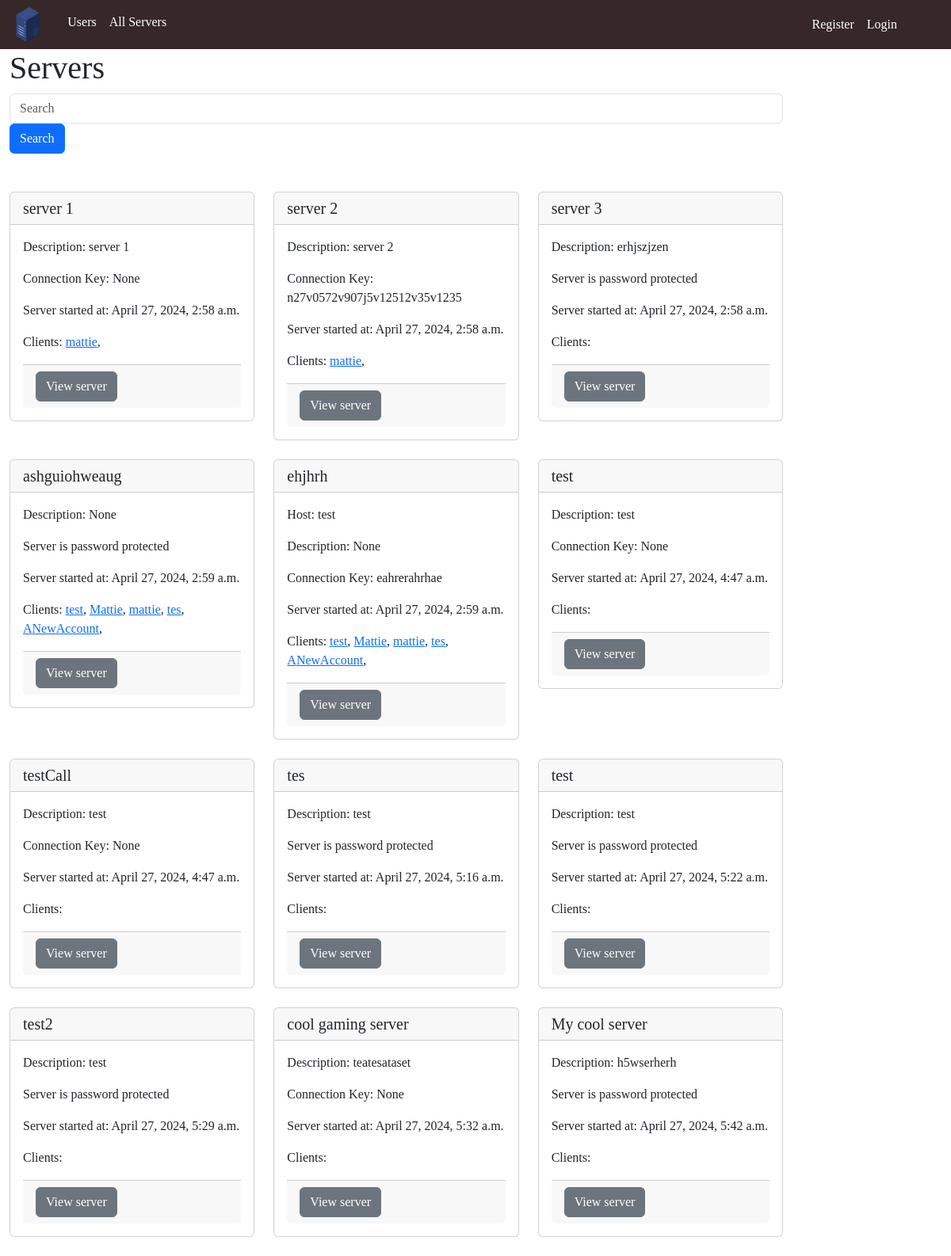
The page / on the database its author committed.
### server_listings_app/models.py (models this page shows, shortened)
class Server(models.Model):
    title = models.CharField(max_length=200)
    description = models.CharField(max_length=200, null=True, blank=True)
    connectionKey = models.CharField(max_length=48, null=True, blank=True)
    dateStarted = models.DateTimeField(auto_now=True, null=True, blank=True)
    dateEnded = models.DateTimeField(auto_now=False, null=True, blank=True)
    password = models.CharField(max_length=200, null=True, blank=True)
    is_active = models.BooleanField()
    serverClients = models.ManyToManyField(User,  related_name='serverClients', blank=True)
    serverHost = models.OneToOneField(User, on_delete=models.SET_NULL, null=True, blank=True)

class User(AbstractUser):
    bio = models.CharField(max_length=2000, null=True, blank=True)
    numberOfServersHosted = models.IntegerField(default=0)
    currentServer = models.OneToOneField("server_listings_app.Server", on_delete=models.SET_NULL, null=True, blank=True)

### server_listings_app/views.py (the view)
# urls.py: path('', views.search_servers, name="index", kwargs={'activeOnly':True}),
def search_servers(request, activeOnly=False):
    query = request.GET.get('q')
    if(query == None):
        query=""
    servers = Server.objects.filter(title__icontains=query)
    if(activeOnly):
        servers = servers.filter(is_active=True)
    return render( request, 'server_listings_app/pages/servers.html', {'active_servers':servers})

### server_listings_app/templates/server_listings_app/pages/servers.html (shortened to what this page needs)
{% extends "server_listings_app/base_template.html" %}
{% block content %}
<!DOCTYPE html>
<html lang="en">
<head>
</head>
<body>
    <div class="container" id="serverContainer">
        <h1>Servers</h1>
        <form class="form-inline mb-4" method="GET" action="{% url 'search_servers' %}">
            <input class="form-control mr-sm-2" type="search" placeholder="Search" aria-label="Search" name="q" id="serversSearch">
            <button class="btn btn-primary my- my-sm-0" type="submit" id="serverSearchBtn">Search</button>
        </form>
        <div class="row" id="serverDisplayRow">
            {% include "server_listings_app/components/server_list.html" with servers=active_servers %}
        </div>
    </div>
</body>
</html>
{% endblock %}

### server_listings_app/templates/server_listings_app/components/server_card.html (shortened to what this page needs)
<div class="col-md-4 mb-4" id="serverCardComponent">
    <div class="card
    ">
        <h5 class="card-header">
            <span id="serverTitle">
                {{server.title}}
            </span>
        </h5>
        <div class="card-body">
            {% if server.serverHost %}
                <p id="serverHost">Host: {{server.serverHost.username}}</p>
            {% endif %}
            <p id="serverDesc">Description: {{ server.description }}</p>
            {% if server.password %}
                <p id="serverPassword">Server is password protected</p>
            {% else %}
                <p id="serverKey">Connection Key: {{ server.connectionKey }}</p>
            {% endif %}
            {% if server.dateStarted %}
            <p id="serverStartDate">Server started at: {{server.dateStarted}}</p>
            {% endif %}
            {% if server.serverClients and server.is_active  %}
                <p>Clients:
                    {% for client in server.serverClients.all %}
                        <a href={% url 'user' client.id%}>{{client.username}}</a>,
                    {% endfor%}
                </p>
            {% endif %}
            <div class="card-footer text-muted">
                <a class="btn btn-secondary" href="{% url 'server' server.id %}">View server</a>
            </div>
        </div>
    </div>
</div>

### static/css/base.css (style rules this page uses)
body { font-family: Georgia, serif; }

### rows shown on the page
Server: title "server 1", description "server 1", connectionKey "None", dateStarted "April 27, 2024, 2:58 a.m."
User: username "mattie"
Server: title "server 2", description "server 2", connectionKey "n27v0572v907j5v12512v35v1235", dateStarted "April 27, 2024, 2:58 a.m."
Server: title "server 3", description "erhjszjzen", password "Server is password protected", dateStarted "April 27, 2024, 2:58 a.m.", shows "Clients:"
Server: title "ashguiohweaug", description "None", password "Server is password protected", dateStarted "April 27, 2024, 2:59 a.m."
User: username "test"
User: username "Mattie"
User: username "tes"
User: username "ANewAccount"
Server: title "ehjhrh", serverHost.username "test", description "None", connectionKey "eahrerahrhae", dateStarted "April 27, 2024, 2:59 a.m."
Server: title "test", description "test", connectionKey "None", dateStarted "April 27, 2024, 4:47 a.m.", shows "Clients:"
Server: title "testCall", description "test", connectionKey "None", dateStarted "April 27, 2024, 4:47 a.m.", shows "Clients:"
Server: title "tes", description "test", password "Server is password protected", dateStarted "April 27, 2024, 5:16 a.m.", shows "Clients:"
Server: title "test", description "test", password "Server is password protected", dateStarted "April 27, 2024, 5:22 a.m.", shows "Clients:"
Server: title "test2", description "test", password "Server is password protected", dateStarted "April 27, 2024, 5:29 a.m.", shows "Clients:"
Server: title "cool gaming server", description "teatesataset", connectionKey "None", dateStarted "April 27, 2024, 5:32 a.m.", shows "Clients:"
Server: title "My cool server", description "h5wserherh", password "Server is password protected", dateStarted "April 27, 2024, 5:42 a.m.", shows "Clients:"
